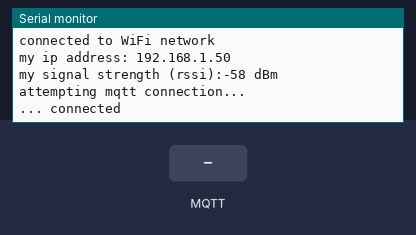
Simulated run of this sketch. Board: Arduino MKR. Parts: the last lines printed to the serial monitor. The test bench sets the inputs (shaded band). WiFi joins after 1.5 s; servers stay silent unless stated; no MQTT or app messages arrive unless stated.

Above: at 7.7 s.
7.8 s: MQTT message "1" arrives on the first subscribed topic
At 8.8 s:
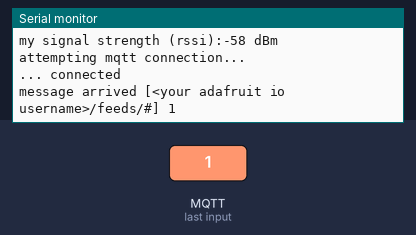
9.3 s: MQTT message "on" arrives on the first subscribed topic
At 10.0 s:
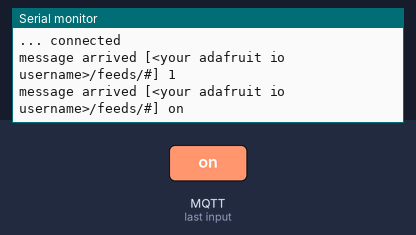
10.8 s: MQTT message "off" arrives on the first subscribed topic
At 11.1 s:
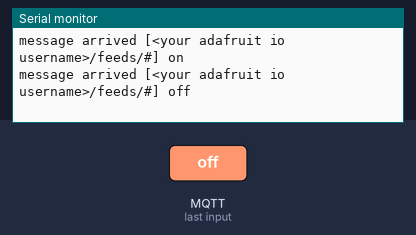
12.3 s: MQTT message "1" arrives on the second subscribed topic
At 13.5 s:
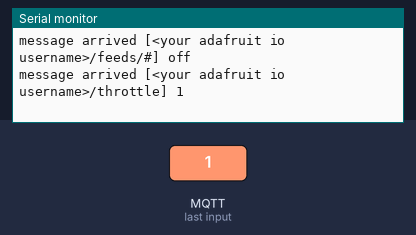
13.8 s: MQTT message "on" arrives on the second subscribed topic
At 14.6 s:
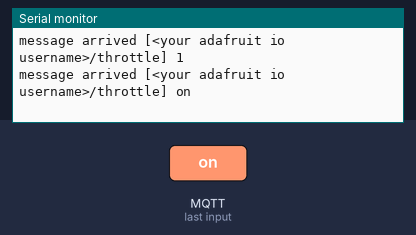
15.3 s: MQTT message "off" arrives on the second subscribed topic
At 15.8 s:
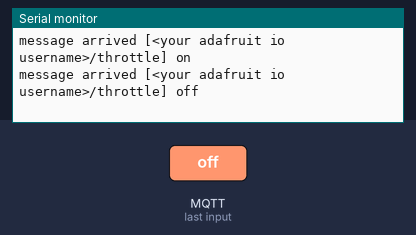

Measured:
- after the input at 7.8 s, the serial monitor: prints a new line at once (image 1)
- after the input at 9.3 s, the serial monitor: prints a new line at once (image 2)
- after the input at 10.8 s, the serial monitor: prints a new line at once (image 3)
- after the input at 12.3 s, the serial monitor: prints a new line at once (image 4)
- after the input at 13.8 s, the serial monitor: prints a new line at once (image 5)
- after the input at 15.3 s, the serial monitor: prints a new line at once (image 6)

The sketch:

1_simple_mqtt.ino
```cpp
/*
 * 1_simple_mqtt.ino
 *
 * basic mqtt sketch to send a simple status message to an adafruit.io feed and
 * then subscribe to all the feeds. it then periodically sends status update
 * messages (once every 10 seconds) containing the current uptime of the system.
 *
 * author: alex shenfield
 * date:   2024-11-12
 */

// LIBRARY IMPORTS

// include the necessary libraries for wifi functionality
#include <SPI.h>
#include <WiFiNINA.h>

/// include the pubsub client
#include <PubSubClient.h>

// my wifi credentials are included as a seperate header file
#include "MyCredentials.h"

// WIFI INITIALISATION

// set the initial wifi status (to idle)
int status = WL_IDLE_STATUS;

// MQTT DECLARATIONS

// mqtt server details
const char server[] = "io.adafruit.com";
const long port     = 1883;

// get a wifi client object and pass it to the mqtt client
WiFiClient wifi_client;
PubSubClient client(wifi_client);

// timing variables - note: adafruit.io allows a maximum of 30 messages
// per minute - any more than this and your account will be throttled
// and then blocked!
long previous_time = 0;
long connection_interval = 10000;

// CODE

// this method runs once (when the sketch starts)
void setup()
{
  // set up serial comms for debugging and display of DHCP allocated
  // IP address
  Serial.begin(115200);
  while (!Serial);
  Serial.println("starting mqtt client on arduino ...");

  // mqtt server and subscription callback
  client.setServer(server, port);
  client.setCallback(callback);

  // attempt to connect to the wifi network
  while (status != WL_CONNECTED)
  {
    Serial.print("attempting to connect to network: ");
    Serial.println(my_ssid);

    // connect to wifi network
    status = WiFi.begin(my_ssid, my_pass);

    // wait for 5 seconds for wifi to come up
    delay(5000);
  }
  Serial.println("connected to WiFi network");

  // print the IP address to the serial monitor
  IPAddress my_ip = WiFi.localIP();
  Serial.print("my ip address: ");
  Serial.println(my_ip);

  // print the received signal strength
  long rssi = WiFi.RSSI();
  Serial.print("my signal strength (rssi):");
  Serial.print(rssi);
  Serial.println(" dBm");
}

// this methods loops continuously
void loop()
{
  // if the client isn't connected then try to reconnect
  if (!client.connected())
  {
    reconnect();
    previous_time = millis();
  }
  else
  {
    // handle subscriptions to topics (i.e. incoming messages)
    client.loop();

    // periodically publish a message to a feed (note, this uses the
    // same non blocking timing mechanism as in blink_without_delay.ino
    // from lab 1)
    unsigned long current_time = millis();
    if(current_time - previous_time > connection_interval)
    {
      previous_time = current_time;
      send_message();
    }
  }
}

// MQTT FUNCTIONS

// reconnect to adafruit io mqtt server
void reconnect()
{
  // loop until we're reconnected
  while (!client.connected())
  {
    Serial.println("attempting mqtt connection...");

    // try to connect to adafruit.io
    if (client.connect(CLIENT_ID, USER_ID, API_KEY))
    {
      Serial.println("... connected");

      // once connected, subscribe to all feeds (also subscribe to the
      // "throttle" and "errors" topics which will let us know if we are
      // bumping up against the adafruit.io rate limit)
      client.subscribe((USER_ID "/feeds/#"));
      client.subscribe((USER_ID "/throttle"));
      client.subscribe((USER_ID "/errors"));

      // ... and publish an announcement
      client.publish((USER_ID "/feeds/status-messages"), "we are alive!");
    }
    else
    {
      // print some error status
      Serial.print("connection failed, rc = ");
      Serial.print(client.state());
      Serial.println();
      Serial.println("we will try again in 5 seconds");

      // wait 5 seconds before retrying
      delay(5000);
    }
  }
}

// mqtt message received callback (triggered every time we get a
// message)
void callback(char* topic, byte* payload, unsigned int length)
{
  // print the feed the message comes from
  Serial.print("message arrived [");
  Serial.print(topic);
  Serial.print("] ");

  // print the message
  for (int i = 0; i < length; i++)
  {
    Serial.print((char)payload[i]);
  }
  Serial.println();
}

// APPLICATION FUNCTIONS

// convert the current uptime to a string and publish to the status-messages
// feed
void send_message()
{
  char time_str[40];
  sprintf(time_str, "up for %lu s", (millis() / 1000));
  client.publish((USER_ID "/feeds/status-messages"), time_str);
}
```

MyCredentials.h
```cpp
// my wifi credentials
const char my_ssid[] = "<your ssid>";
const char my_pass[] = "<your wifi password>";

// my adafruit io credentials
#define CLIENT_ID "<an arbitrary client id>"
#define USER_ID   "<your adafruit io username>"
#define API_KEY   "<your adafruit io api key>"
```
